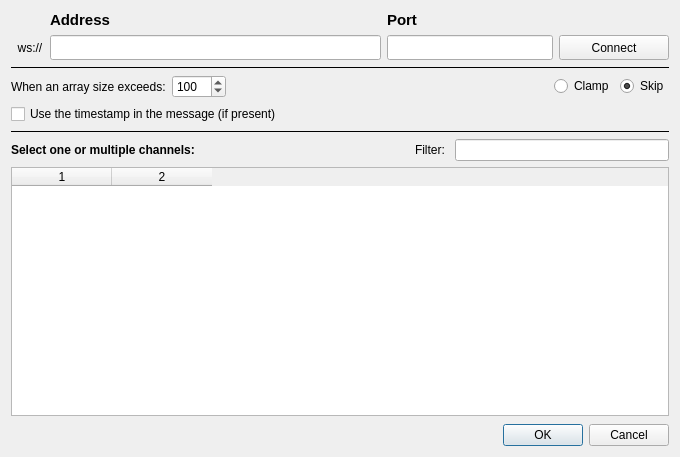
<?xml version="1.0" encoding="UTF-8"?>
<ui version="4.0">
 <class>FoxgloveDialog</class>
 <widget class="QWidget" name="FoxgloveDialog">
  <property name="geometry">
   <rect>
    <x>0</x>
    <y>0</y>
    <width>680</width>
    <height>457</height>
   </rect>
  </property>
  <property name="windowTitle">
   <string>Foxglove Bridge</string>
  </property>
  <layout class="QVBoxLayout" name="verticalLayout_2">
   <item>
    <layout class="QGridLayout" name="gridLayout" columnstretch="0,2,1,0">
     <item row="1" column="3">
      <widget class="QPushButton" name="buttonConnect">
       <property name="minimumSize">
        <size>
         <width>110</width>
         <height>25</height>
        </size>
       </property>
       <property name="maximumSize">
        <size>
         <width>16777215</width>
         <height>25</height>
        </size>
       </property>
       <property name="text">
        <string>Connect</string>
       </property>
       <property name="checkable">
        <bool>true</bool>
       </property>
      </widget>
     </item>
     <item row="0" column="1">
      <widget class="QLabel" name="label_3">
       <property name="font">
        <font>
         <pointsize>11</pointsize>
         <weight>75</weight>
         <bold>true</bold>
        </font>
       </property>
       <property name="text">
        <string>Address</string>
       </property>
      </widget>
     </item>
     <item row="0" column="2">
      <widget class="QLabel" name="label_4">
       <property name="font">
        <font>
         <pointsize>11</pointsize>
         <weight>75</weight>
         <bold>true</bold>
        </font>
       </property>
       <property name="text">
        <string>Port</string>
       </property>
      </widget>
     </item>
     <item row="1" column="2">
      <widget class="QLineEdit" name="lineEditPort">
       <property name="minimumSize">
        <size>
         <width>0</width>
         <height>25</height>
        </size>
       </property>
       <property name="maximumSize">
        <size>
         <width>16777215</width>
         <height>25</height>
        </size>
       </property>
      </widget>
     </item>
     <item row="1" column="1">
      <widget class="QLineEdit" name="lineEditAddress">
       <property name="minimumSize">
        <size>
         <width>0</width>
         <height>25</height>
        </size>
       </property>
       <property name="maximumSize">
        <size>
         <width>16777215</width>
         <height>25</height>
        </size>
       </property>
      </widget>
     </item>
     <item row="1" column="0">
      <widget class="QLabel" name="label">
       <property name="text">
        <string>  ws://</string>
       </property>
      </widget>
     </item>
    </layout>
   </item>
   <item>
    <widget class="Line" name="line">
     <property name="frameShadow">
      <enum>QFrame::Plain</enum>
     </property>
     <property name="orientation">
      <enum>Qt::Horizontal</enum>
     </property>
    </widget>
   </item>
   <item>
    <layout class="QHBoxLayout" name="parserOptionsLayout">
     <item>
      <widget class="QLabel" name="labelArraySize">
       <property name="text">
        <string>When an array size exceeds:</string>
       </property>
      </widget>
     </item>
     <item>
      <widget class="QSpinBox" name="spinBoxArraySize">
       <property name="minimum">
        <number>0</number>
       </property>
       <property name="maximum">
        <number>9999</number>
       </property>
       <property name="value">
        <number>100</number>
       </property>
      </widget>
     </item>
     <item>
      <spacer name="parserOptionsSpacer">
       <property name="orientation">
        <enum>Qt::Horizontal</enum>
       </property>
       <property name="sizeHint" stdset="0">
        <size>
         <width>40</width>
         <height>20</height>
        </size>
       </property>
      </spacer>
     </item>
     <item>
      <widget class="QRadioButton" name="radioClamp">
       <property name="text">
        <string>Clamp</string>
       </property>
      </widget>
     </item>
     <item>
      <widget class="QRadioButton" name="radioSkip">
       <property name="text">
        <string>Skip</string>
       </property>
       <property name="checked">
        <bool>true</bool>
       </property>
      </widget>
     </item>
    </layout>
   </item>
   <item>
    <widget class="QCheckBox" name="checkBoxUseTimestamp">
     <property name="text">
      <string>Use the timestamp in the message (if present)</string>
     </property>
    </widget>
   </item>
   <item>
    <widget class="Line" name="line_2">
     <property name="frameShadow">
      <enum>QFrame::Plain</enum>
     </property>
     <property name="orientation">
      <enum>Qt::Horizontal</enum>
     </property>
    </widget>
   </item>
   <item>
    <layout class="QHBoxLayout" name="horizontalLayout_5">
     <item>
      <widget class="QLabel" name="label_6">
       <property name="font">
        <font>
         <weight>75</weight>
         <bold>true</bold>
        </font>
       </property>
       <property name="text">
        <string>Select one or multiple channels:</string>
       </property>
      </widget>
     </item>
     <item>
      <spacer name="horizontalSpacer">
       <property name="orientation">
        <enum>Qt::Horizontal</enum>
       </property>
       <property name="sizeHint" stdset="0">
        <size>
         <width>40</width>
         <height>20</height>
        </size>
       </property>
      </spacer>
     </item>
     <item>
      <widget class="QLabel" name="label_7">
       <property name="text">
        <string>Filter: </string>
       </property>
      </widget>
     </item>
     <item>
      <widget class="QLineEdit" name="lineEditFilter">
       <property name="maximumSize">
        <size>
         <width>300</width>
         <height>16777215</height>
        </size>
       </property>
       <property name="clearButtonEnabled">
        <bool>true</bool>
       </property>
      </widget>
     </item>
    </layout>
   </item>
   <item>
    <widget class="QTableWidget" name="topicsList">
     <property name="selectionMode">
      <enum>QAbstractItemView::MultiSelection</enum>
     </property>
     <property name="columnCount">
      <number>2</number>
     </property>
    </widget>
   </item>
   <item>
    <layout class="QHBoxLayout" name="horizontalLayout" stretch="1,0">
     <property name="topMargin">
      <number>2</number>
     </property>
     <item>
      <spacer name="horizontalSpacer_2">
       <property name="orientation">
        <enum>Qt::Horizontal</enum>
       </property>
       <property name="sizeHint" stdset="0">
        <size>
         <width>40</width>
         <height>20</height>
        </size>
       </property>
      </spacer>
     </item>
     <item>
      <widget class="QDialogButtonBox" name="buttonBox">
       <property name="sizePolicy">
        <sizepolicy hsizetype="Expanding" vsizetype="Minimum">
         <horstretch>0</horstretch>
         <verstretch>0</verstretch>
        </sizepolicy>
       </property>
       <property name="standardButtons">
        <set>QDialogButtonBox::Cancel|QDialogButtonBox::Ok</set>
       </property>
       <property name="centerButtons">
        <bool>true</bool>
       </property>
      </widget>
     </item>
    </layout>
   </item>
  </layout>
 </widget>
 <resources/>
 <connections/>
</ui>
